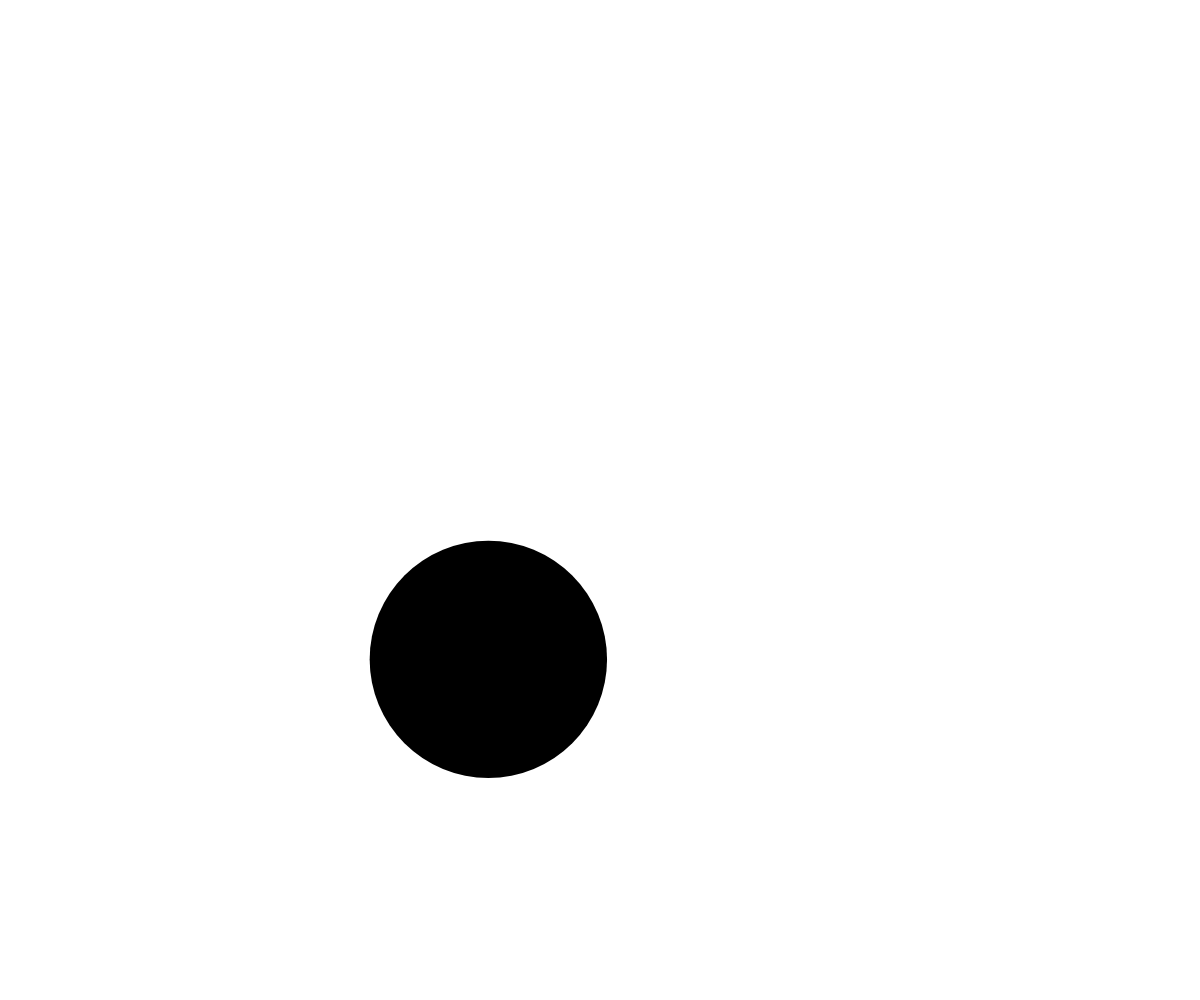
Frame 1 (no input)
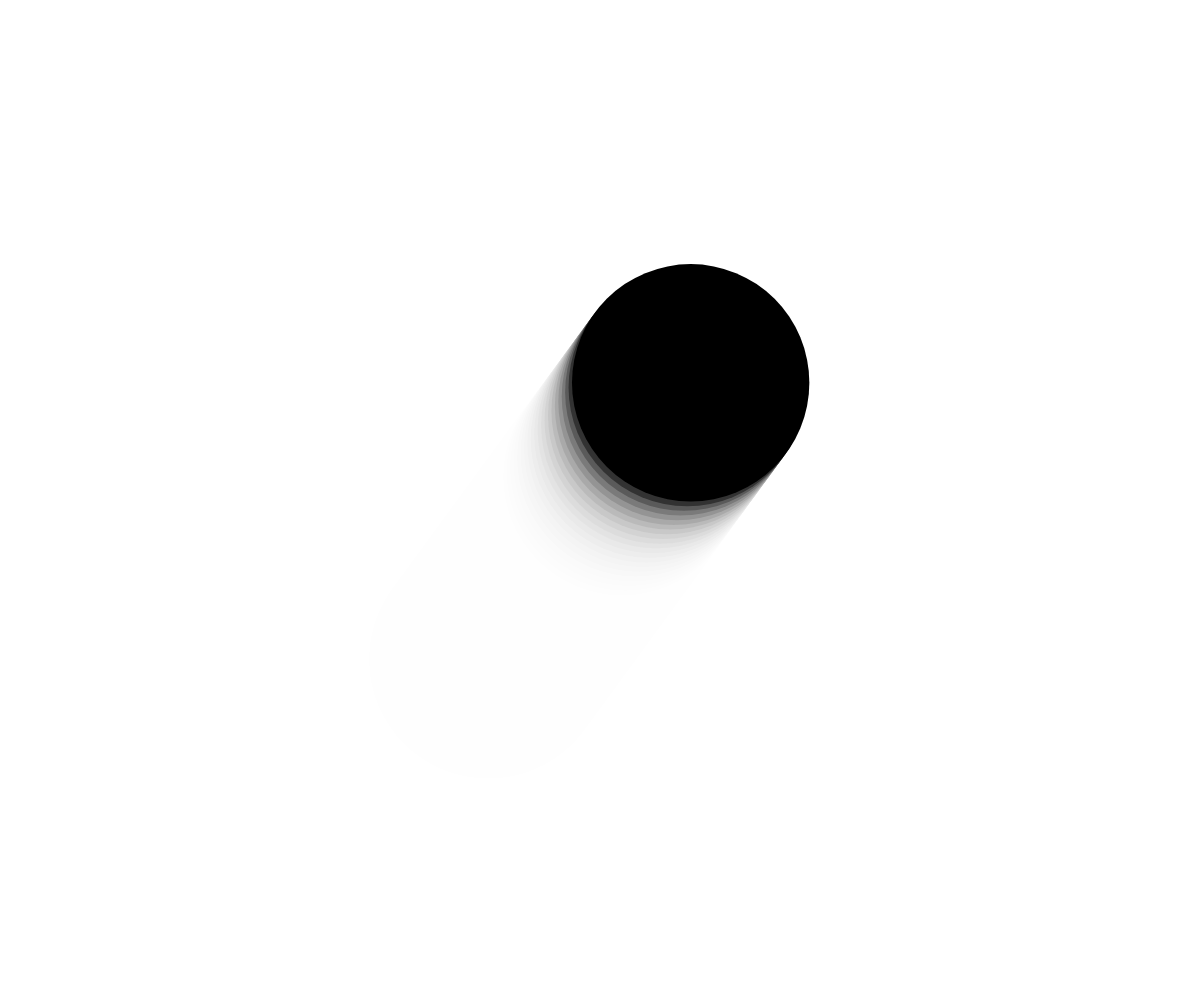
Frame 60 (no input)
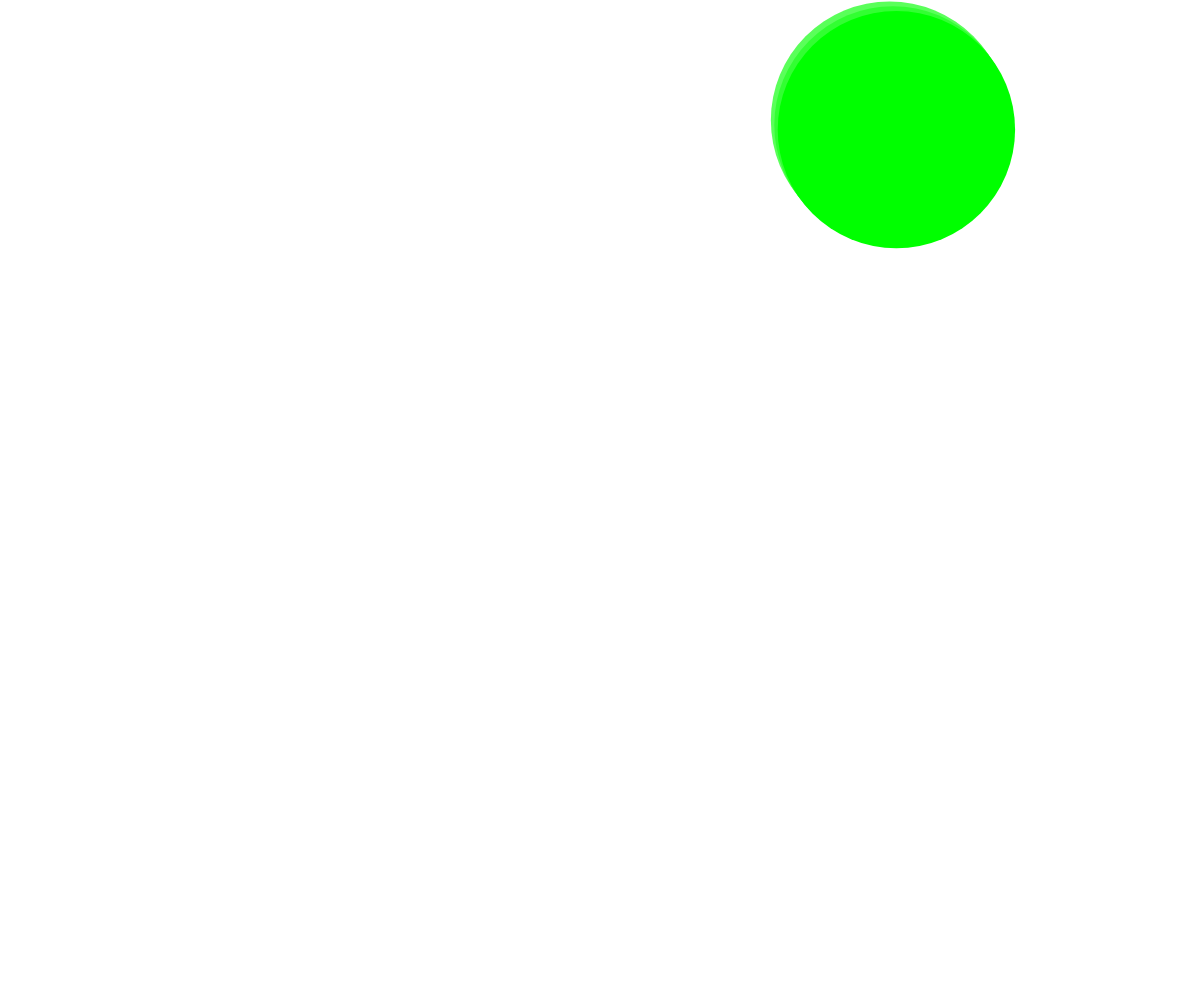
Frame 120 (the mouse pressed at the canvas centre since frame 60)

The p5.js sketch that drew these frames (run headless with seeded random() and noise() and a simulated clock; from frame 60 on, the mouse is pressed at the canvas centre):

// p5.js sketch
// ── sketch.js
//Majority of the code is from the class demo
let x, y; // ball x and x position
let xDir, yDir; // direction of the ball
let size; // size of the ball

function setup() {
  createCanvas(windowWidth, windowHeight);
  background(255);
  fill(0, 255, 0);

  // random directions
  xDir = random(-8, 8);
  yDir = random(-8, 8);

  // random size
  size = random(50, 300);

  // starting point is somewhere in the 
  // canvas, not touching a border
  x = random(size, width - size);
  y = random(size, height - size);
  noStroke();
  fill(0);
}

function draw() {
  // a little motion blur
   background(255, 50);
  // draw our ball
  ellipse(x, y, size);

  // if the ball touches the left or right side
  if (x >= width - size / 2 || x <= size / 2) {
    frameRate(30); //slows down so that the black blackground can flash
    background(0); //makes background black
    //reverse direction
    xDir *= -1;
    fill(255, 0 , 0); //turns ball red
  }

  // if the ball touches the ceilign or floor
  if (y >= height - size / 2 || y <= size / 2) {
    yDir = yDir * -1;
    fill(0, 255, 0); //turns ball green
    background(255); //makes background white
    frameRate(50); //makes faster frame rate
  }

  // update the position of the ball for the next loop
  x = x + xDir;
  y = y + yDir;
}
